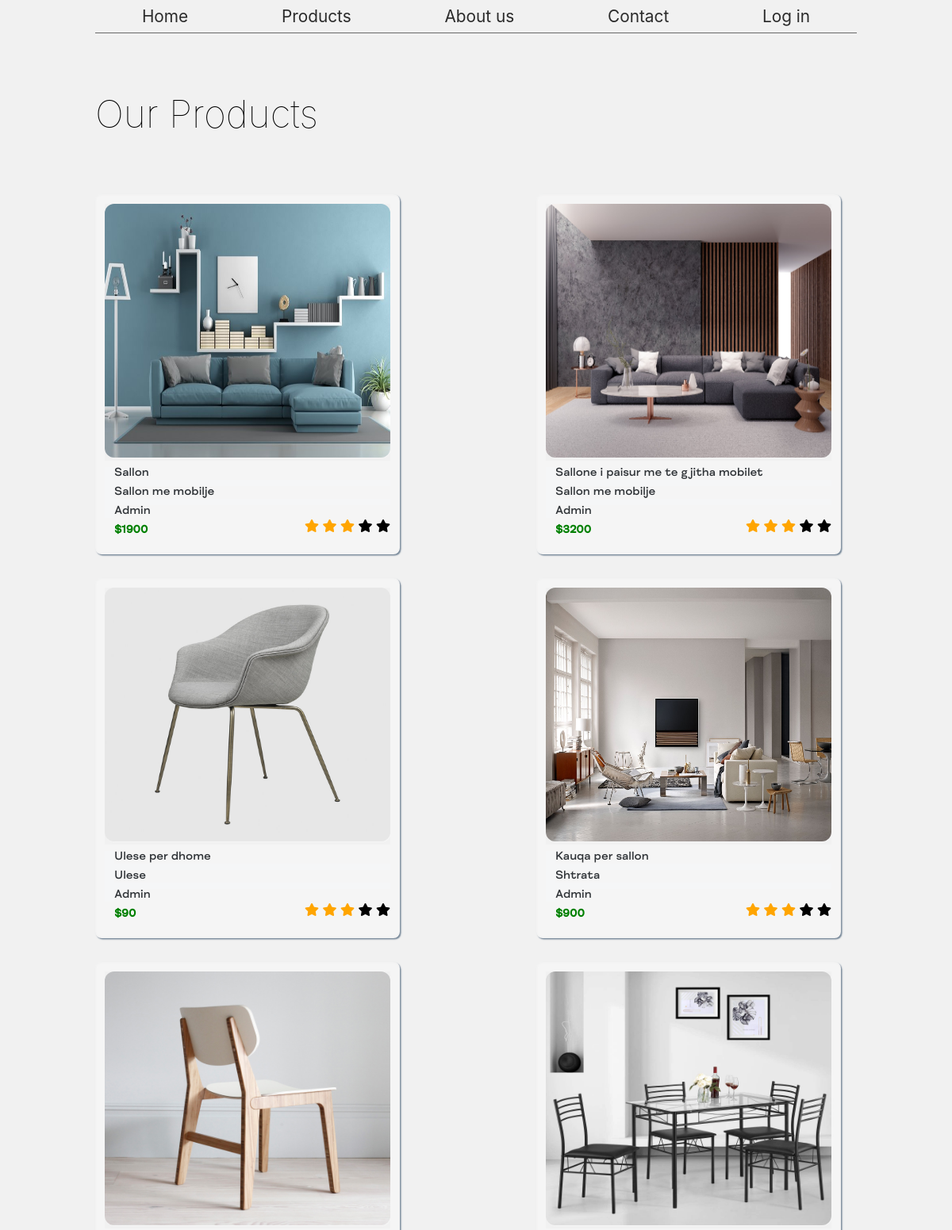
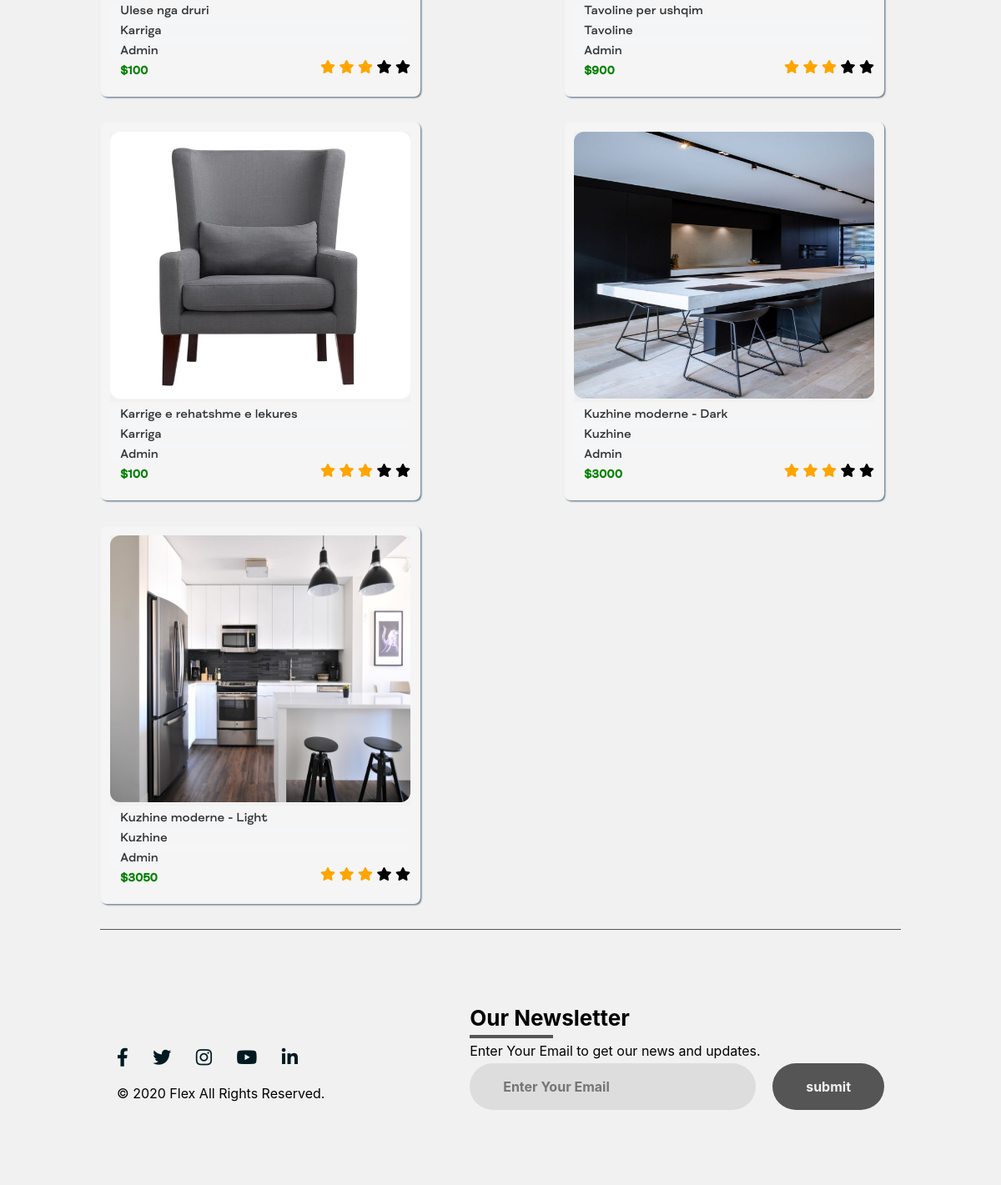
/products.php, run on the app's committed database (2 pictures, top to bottom).
### tables this page shows
CREATE TABLE `products` (
  `id` int(11) NOT NULL,
  `category_id` int(11) DEFAULT NULL,
  `name` varchar(255) DEFAULT NULL,
  `price` double DEFAULT NULL,
  `code` int(11) DEFAULT NULL,
  `description` varchar(255) DEFAULT NULL,
  `quantity` int(11) DEFAULT NULL,
  `created_by` int(11) DEFAULT NULL,
  `image` varchar(255) DEFAULT NULL,
  `created_at` datetime DEFAULT current_timestamp()
);

CREATE TABLE `categories` (
  `id` int(11) NOT NULL,
  `name` varchar(255) NOT NULL
);

CREATE TABLE `users` (
  `id` int(11) NOT NULL,
  `name` varchar(255) NOT NULL,
  `email` varchar(255) NOT NULL,
  `password` varchar(255) NOT NULL,
  `city` varchar(255) DEFAULT NULL,
  `gender` varchar(10) DEFAULT NULL,
  `is_superadmin` tinyint(4) NOT NULL DEFAULT 0,
  `created_at` date DEFAULT current_timestamp()
);

### backend/controllers/ProductController.php (called while the page is built, shortened)
<?php
class ProductController
{
    protected $database;
    public function __construct()
    {
        $this->database = new Database;
    }
    public function all()
    {
        $query = $this->database->pdo->query('SELECT p.id as id, p.name as name, p.code as code, u.name as username,p.price as price, c.name as category, p.description as description, p.created_at as created_at, p.quantity as quantity,
        p.image as image FROM products p JOIN categories c on p.category_id= c.id JOIN users u on p.created_by = u.id');
        return $query->fetchAll();
    }
}
?>

### backend/core/Database.php (called while the page is built, shortened)
<?php
class Database
{
    public function __construct()
    {
        $host = "localhost";
        $user = "root";
        $password = "";
        $db_name = "flex-furniture-1";
        try {
            $link = new PDO("mysql:host=$host;dbname=$db_name", $user, $password);
            $this->pdo = $link;
        } catch (PDOException $e) {
            die('DIE' . $e->getMessage());
        }
    }
}
?>

### products.php (the view, shortened to what this page needs)
<?php
include './includes/header.php';
require './backend/controllers/ProductController.php';
echo '<link href="./css/product.css" rel="stylesheet">';
$product = new ProductController;
$data = $product->all();
?>
<h1 class="welcome">Our Products </h1>
<div class="row">
    <?php foreach ($data as $p) : ?>
        <div class="column">
            <div class="prod-image">
                <img src="uploads/<?php echo $p['image'] ?>" alt="<?php $p['name'] ?>" class="product-image">
            </div>
            <div class="product-details">
                <h3 class="product-text" id="product-name"><?php echo $p['name'] ?></h3>
                <p class="product-text" id="product-category"><?php echo $p['category'] ?></p>
                <p class="product-text" id="product-owner"><?php echo $p['username'] ?></p>
                <div class="price">
                    <div class="product-price-div">
                        <p class="product-text" id="product-price"><?php echo '$' . $p['price'] ?></p>
                    </div>
                    <div class="starstyle">
                        <span class="fa fa-star checked"></span>
                        <span class="fa fa-star checked"></span>
                        <span class="fa fa-star checked"></span>
                        <span class="fa fa-star"></span>
                        <span class="fa fa-star"></span>
                    </div>
                </div>
            </div>
        </div>
    <?php endforeach; ?>
</div>
<?php include('./includes/footer.php'); ?>

### css/index.css (style rules this page uses)
* { margin: 0; padding: 0; background-color: #f1f1f1; font-family: -apple-system, BlinkMacSystemFont, "Segoe UI", Roboto, Oxygen, Ubuntu, Cantarell, "Open Sans", "Helvetica Neue", sans-serif; }
.welcome { font-size: 3rem; font-weight: lighter; padding-top: 7.5%; padding-bottom: 7.5%; }

### css/product.css (style rules this page uses)
* { margin: 0; padding: 0; }
.row { height: auto; display: flex; justify-content: space-between; flex-flow: row wrap; flex-wrap: wrap; flex-direction: row; }
.column { padding: 10px; width: 360px; height: 430px; flex-flow: column wrap; margin-right: 20px; text-align: center; background-color: #F5F5F5; border: 2px solid #F3F3F3; margin-bottom: 30px; border-radius: 8px; box-shadow: 1.5px 1.5px 1.5px lightslategray; }
.product-details { background-color: #f5f6f7; }
.product-image { width: 100%; height: 320px; border-radius: 12px; box-shadow: 1px 1px 1px #F5F5F5; }
.checked { color: orange; background-color:#F5F5F5 ; }
#product-price { font-weight: 600; font-size: 14px; color:green; }
.product-text { font-family: "FS Meridian",sans-serif; font-weight: 500; font-size: 15px; color:#2f3337; line-height: 16px; background-color: #F5F5F5; margin-top:8px; text-align: left; margin-left: 12px; display: block; }
span { background-color: #F5F5F5; }
.price { display: flex; justify-content: space-between; background-color: #F5F5F5; }
.starstyle { background-color: #F5F5F5; }
.product-price-div { background-color: #F5F5F5; }

### data on the page
products: image (picture), name "Sallon", category.name "Sallon me mobilje", created_by.name "Admin", price "1900"
products: image (picture), name "Sallone i paisur me te gjitha mobilet", category.name "Sallon me mobilje", created_by.name "Admin", price "3200"
products: image (picture), name "Ulese per dhome", category.name "Ulese", created_by.name "Admin", price "90"
products: image (picture), name "Kauqa per sallon", category.name "Shtrata", created_by.name "Admin", price "900"
products: image (picture), name "Ulese nga druri", category.name "Karriga", created_by.name "Admin", price "100"
products: image (picture), name "Tavoline per ushqim", category.name "Tavoline", created_by.name "Admin", price "900"
products: image (picture), name "Karrige e rehatshme e lekures", category.name "Karriga", created_by.name "Admin", price "100"
products: image (picture), name "Kuzhine moderne - Dark", category.name "Kuzhine", created_by.name "Admin", price "3000"
products: image (picture), name "Kuzhine moderne - Light", category.name "Kuzhine", created_by.name "Admin", price "3050"
